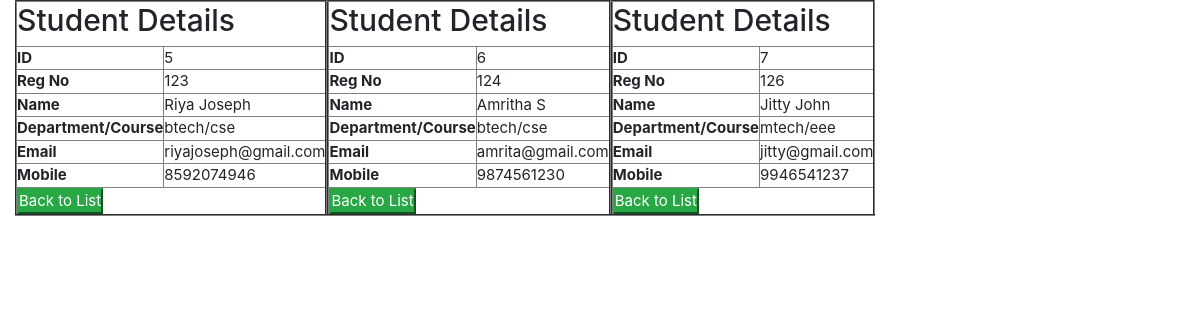
Screenshot of /views/student_view.php (signed in) with the database file from the repository.
### tables this page shows
CREATE TABLE `student` (
  `index_no` int(11) NOT NULL,
  `reg_no` int(20) NOT NULL,
  `fname` varchar(60) NOT NULL,
  `lname` varchar(60) NOT NULL,
  `mobile` bigint(30) NOT NULL,
  `email` varchar(60) NOT NULL,
  `dept_name` varchar(60) NOT NULL,
  `course_name` varchar(60) NOT NULL,
  `sem_no` varchar(30) NOT NULL,
  `year` int(15) NOT NULL,
  `username` varchar(60) NOT NULL,
  `password` varchar(60) NOT NULL,
  `created_at` timestamp(6) NOT NULL DEFAULT current_timestamp(6),
  `created_by` varchar(60) NOT NULL,
  `updated_at` timestamp(6) NOT NULL DEFAULT current_timestamp(6),
  `updated_by` varchar(60) NOT NULL
);

### views/student_view.php (the view, shortened to what this page needs)
<?php
include "header.php";
     include '../controllers/student_controller.php';
	$connection = new PDO($dsn, $username, $password, $options);
                if($_SESSION["uname"])
	               {
    $sel  = "Select * from student";
			$statement = $connection->prepare($sel);
            $statement->execute();
            $result = $statement->fetchAll();
			if ($result && $statement->rowCount() > 0)
		    {
?>
<div class="container-fluid">
  <div class="row content">
         <?php	    foreach ($result as $row) {
?>
                 <table border="2px"  cellpadding="10px" >
            <thead>
			<tr>
				<center>
			<td colspan="2">
			 <h2> Student Details </h2>
			</td></center>
			</tr>
                <tr>
                    <th>ID</th>
                    <td><?php echo ($row["index_no"]); ?></td>
                </tr>
                <tr>
                    <th>Reg No</th>
                    <td><?php echo ($row["reg_no"]); ?></td>
                </tr>
                <tr>
                    <th>Name</th>
                     <td><?php echo ($row["fname"])."  ".($row["lname"]); ?></td>
                 </tr>
                <tr>
                    <th>Department/Course</th>
                    <td><?php echo ($row["dept_name"])."/".($row["course_name"]); ?></td>
                 </tr>
                <tr>
                    <th>Email</th>
                    <td><?php echo ($row["email"]); ?></td>
                 </tr>
                <tr>
                    <th>Mobile</th>
                    <td><?php  echo ($row["mobile"]); ?></td>
                 </tr>
                <tr>
                    <form action="" method="post">
                    <center> <td colspan="2"><input type="submit" class=" btn-success" name="back" value="Back to List"></td></center>
                </form>
                 </tr>
            </thead>
    </table>
    <?php
}
}
}
?>

### css/style.css (style rules this page uses)
* { margin:0px; padding:0px; font-size:15px; }

### rows the page displays
student: index_no "5", reg_no "123", fname "Riya", lname "Joseph", dept_name "btech", course_name "cse", email "riyajoseph@gmail.com", mobile "8592074946"
student: index_no "6", reg_no "124", fname "Amritha", lname "S", dept_name "btech", course_name "cse", email "amrita@gmail.com", mobile "9874561230"
student: index_no "7", reg_no "126", fname "Jitty", lname "John", dept_name "mtech", course_name "eee", email "jitty@gmail.com", mobile "9946541237"
